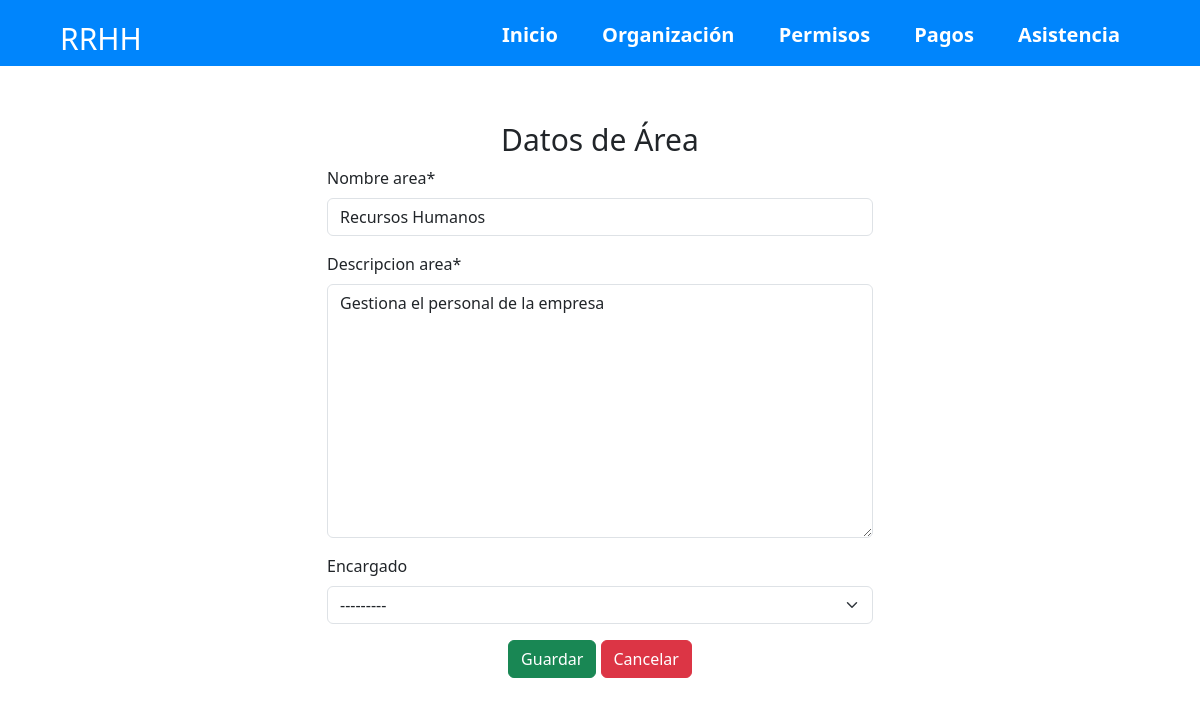
The page /ModificarArea/8 on the database its author committed.
### RRHH/models.py (models this page shows, shortened)
class Area(models.Model):
    id_area = models.AutoField(primary_key=True)
    nombre_area = models.CharField(max_length=50)
    descripcion_area = models.TextField(max_length=100)
    encargado = models.OneToOneField('Empleado', blank=True, null=True, on_delete=models.SET_NULL, related_name='area_encargada')

### RRHH/views.py (the view, shortened to what this page needs)
# urls.py: path('ModificarArea/<id>', ModificarArea, name="ModificarArea"),
def ModificarArea(request, id):
    area= get_object_or_404(Area, id_area=id)
    data={
        'form':AreaForm(instance=area)
    }
    return render(request, "ADgestionarArea.html", data)

### RRHH/froms.py
class AreaForm(forms.ModelForm):
    class Meta:
        model = Area
        fields='__all__'

### RRHH/models.py (called while the page is built)
    def __str__(self):
        return f'{self.nombres} {self.apellidos} {self.rol}'

### RRHH/templates/ADgestionarArea.html (shortened to what this page needs)
{% load crispy_forms_tags %}
<!DOCTYPE html>
<html lang="es">
<head>
    <link href="https://cdn.jsdelivr.net/npm/bootstrap@5.3.3/dist/css/bootstrap.min.css" rel="stylesheet">
</head>
<body >
    <div>
      <header>
        <nav>
            <h1>RRHH</h1>
            <ul>
                <li><a href="#">Inicio</a></li>
                <li><a href="/administrador/Organizacion">Organización</a></li>
                <li><a href="/administrador/permisos">Permisos</a></li>
                <li><a href="/administrador/pagos">Pagos</a></li>
                <li><a href="/administrador/asistencia">Asistencia</a></li>
            </ul>
        </nav>
    </header>
    <div class="container">
      <h2>Datos de Área</h2>
        <div class="row">
          <div class="col-12 col-md-6 offset-md-3">
            <form action="" enctype="multipart/form-data" method="post">
              {{form | crispy}}
                <div class="form-actions" style="margin-top: 2%; text-align: center;">
                    <button class="btn btn-success" type="submit">Guardar</button>
                    <button class="btn btn-danger" type="button">Cancelar</button>
                </div>
              </form>
    </div>
</body>
</html>

### RRHH/templates/ADgestionarArea.html (style rules this page uses)
html, body { height: 100%; margin: 0; }
nav { display: flex; align-items: center; justify-content: space-between; padding-top: 20px; padding-left: 5%; padding-right: 5%; font-weight: bold; background-color: #0085fc; }
h1 { color: white; font-size: 30px; }
h2 { font-size: 30px; text-align: center; margin-top:5%; }
ul li { display: inline-block; padding: 0px 20px; font-size: 20px; }
a { color: white; text-decoration: none; }

### rows shown on the page
Area: nombre_area "Recursos Humanos", descripcion_area "Gestiona el personal de la empresa", encargado "---------"
